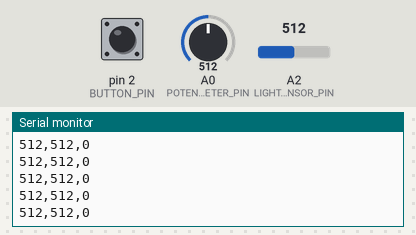
The sketch below on a simulated Arduino Uno, built with avr-gcc and run on an emulated ATmega328P. On the bench: the last lines printed to the serial monitor. The test bench sets the inputs (shaded band); at power-on: A0 (POTENTIOMETER_PIN) = 512, A2 (LIGHT_SENSOR_PIN) = 512, pin 2 (BUTTON_PIN) LOW.

Above: at 1.2 s.
1.3 s: A0 (POTENTIOMETER_PIN) set to 716
At 1.56 s:
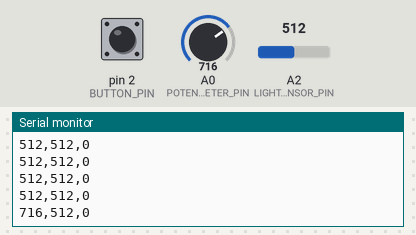
2.8 s: A2 (LIGHT_SENSOR_PIN) set to 716
At 2.96 s:
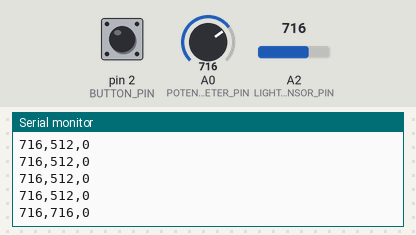
4.3 s: pin 2 (BUTTON_PIN) pulled HIGH for 0.25 s
At 4.57 s:
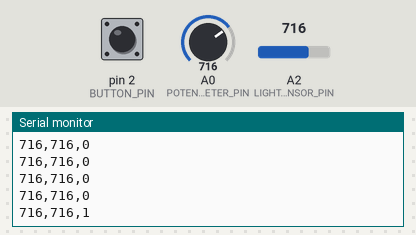
6.0 s: A0 (POTENTIOMETER_PIN) set to 900
At 6.17 s:
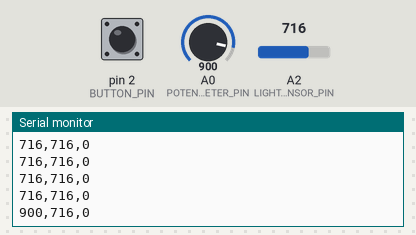
7.5 s: pin 2 (BUTTON_PIN) pulled HIGH for 1 s
At 7.78 s:
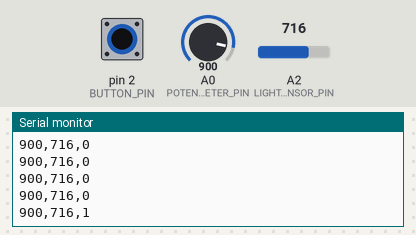
10.0 s: A2 (LIGHT_SENSOR_PIN) set to 900
At 10.19 s:
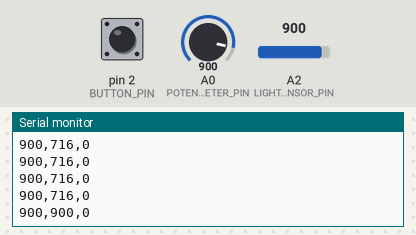
Timing chart, 0 to 12.5 s (numbered marks = the images above; inputs shaded):
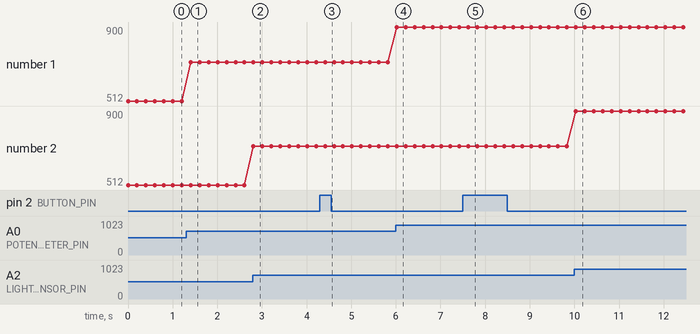

The sketch:

SimpleSensor.ino
```cpp
// these are the pins we will use for this sketch
#define POTENTIOMETER_PIN 0 // analog pin 0
#define LIGHT_SENSOR_PIN 2 // analog pin 2
#define BUTTON_PIN 2 // digital pin 2


// run this one on startup
void setup() {
  Serial.begin( 9600 );
  pinMode( BUTTON_PIN, INPUT );
}


// run this repeatedly forever (until Arduino is reset or unplugged)
void loop() {

  // read sensor values
  int potentiometer = analogRead( POTENTIOMETER_PIN );
  int light = analogRead( LIGHT_SENSOR_PIN );
  int button = digitalRead( BUTTON_PIN );

  // send to serial console
  Serial.print( potentiometer );
  Serial.print( "," );
  Serial.print( light );
  Serial.print( "," );
  Serial.print( button );
  Serial.println(); // end of line

  // sleep for 200 milliseconds
  delay( 200 );
}
```

Measured:
- after the input at 1.3 s, the serial monitor: prints a new line after 0.11 s (image 1)
- after the input at 2.8 s, the serial monitor: prints a new line at once (image 2)
- after the input at 4.3 s, the serial monitor: prints a new line after 0.11 s (image 3)
- after the input at 6.0 s, the serial monitor: prints a new line at once (image 4)
- after the input at 7.5 s, the serial monitor: prints a new line after 0.12 s (image 5)
- after the input at 10.0 s, the serial monitor: prints a new line at once (image 6)
- plotted number 1: 512 → 716 after the input at 1.3 s, 716 → 900 after the input at 6.0 s
